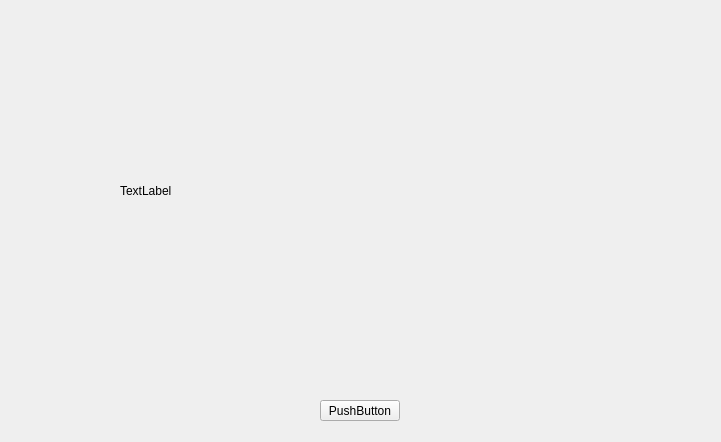
<?xml version="1.0" encoding="UTF-8"?>
<ui version="4.0">
 <class>MainWindow</class>
 <widget class="QMainWindow" name="MainWindow">
  <property name="geometry">
   <rect>
    <x>0</x>
    <y>0</y>
    <width>721</width>
    <height>442</height>
   </rect>
  </property>
  <property name="windowTitle">
   <string>MainWindow</string>
  </property>
  <widget class="QWidget" name="centralWidget">
   <widget class="QPushButton" name="pushButton">
    <property name="geometry">
     <rect>
      <x>320</x>
      <y>400</y>
      <width>80</width>
      <height>21</height>
     </rect>
    </property>
    <property name="text">
     <string>PushButton</string>
    </property>
   </widget>
   <widget class="QLabel" name="label">
    <property name="geometry">
     <rect>
      <x>120</x>
      <y>60</y>
      <width>471</width>
      <height>261</height>
     </rect>
    </property>
    <property name="text">
     <string>TextLabel</string>
    </property>
   </widget>
   <zorder>label</zorder>
   <zorder>pushButton</zorder>
  </widget>
 </widget>
 <layoutdefault spacing="6" margin="11"/>
 <resources/>
 <connections/>
</ui>
